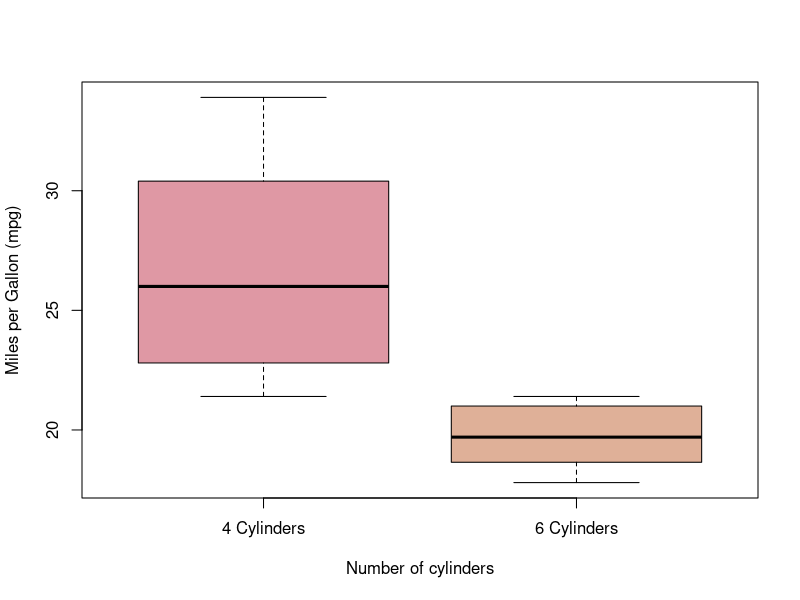

Write R code to recreate this figure.
# Install the packages needed for the exercise
install.packages(c("datasets", "ggplot2"))

# Call the packages
library(datasets)
library(ggplot2)

# Perform a summary and head in order to have an idea of the dataset
summary(mtcars)
head(mtcars)

# Prepare the box plot, which compares the mpg of the cars with
# cyl == 4 and with cyl == 6
boxplot(mtcars$mpg[mtcars$cyl == 4],
        mtcars$mpg[mtcars$cyl == 6],
        
        # Eyecandy
        names = c("4 Cylinders", "6 Cylinders"),
        col = c("#DF98A4", "#DFB098"),
        xlab = "Number of cylinders",
        ylab = "Miles per Gallon (mpg)")

# Performing the t-test of the cars' mpg with cyl equal to 4 or 6
t.test(
    mtcars$mpg[mtcars$cyl == 4 | mtcars$cyl == 6] ~ 
    mtcars$cyl[mtcars$cyl == 4 | mtcars$cyl == 6],
    var.equal=TRUE)


# This is a more verbose version of the previous t-test, where the
# two examined variables are first stored in two separate R variables and
# then compared with the t-test
mtcars_mpg_corr <- mtcars$mpg[mtcars$cyl == 4 | mtcars$cyl == 6]
mtcars_cyl_corr <- mtcars$cyl[mtcars$cyl == 4 | mtcars$cyl == 6]

t.test(mtcars_mpg_corr ~ mtcars_cyl_corr, var.equal = TRUE)